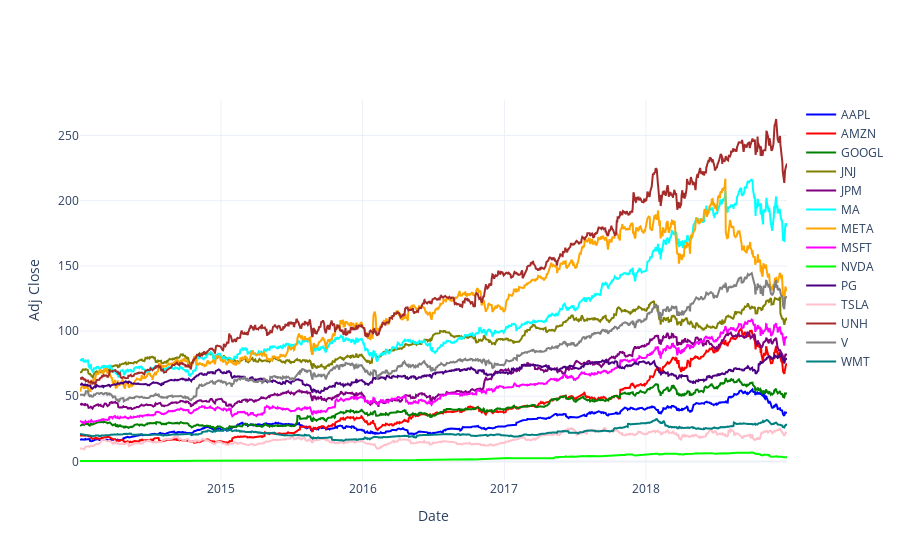

The code cell stored with this chart in its notebook:
### Markdown cell above
<font color=green><h2> 1.3 Returns Dynamics Over time</h2></font>

### Code cell
Colors=['blue','red','green','olive','purple','cyan','orange','magenta','lime','indigo','pink','brown','gray','teal']
Trace=list(np.ones(len(Tickers)))
for i in range(len(Tickers)):
  Trace[i] = go.Scatter(x=Stocks_AdjClose.index,y=Stocks_AdjClose.iloc[:,i],name=Stocks_AdjClose.columns[i],line=dict(color=Colors[i], width=2),marker=dict(size=2))

layout = go.Layout(xaxis = dict(title = 'Date'),yaxis = dict(title = 'Adj Close'),template = 'plotly_white' )

fig = go.Figure(data=Trace, layout=layout,)

fig.show()

### Figure 1 — Plotly figure (JSON) as saved in the notebook; plotly's stock layout.template omitted (floating-point values rounded to 4 significant figures; data arrays with more than 128 entries replaced by an {"elided": "..."} marker saying what was removed)
{"data": [{"line": {"color": "blue", "width": 2}, "marker": {"size": 2}, "name": "AAPL", "type": "scatter", "x": {"elided": "1258 str values"}, "y": {"elided": "1258 float values"}}, {"line": {"color": "red", "width": 2}, "marker": {"size": 2}, "name": "AMZN", "type": "scatter", "x": {"elided": "1258 str values"}, "y": {"elided": "1258 float values"}}, {"line": {"color": "green", "width": 2}, "marker": {"size": 2}, "name": "GOOGL", "type": "scatter", "x": {"elided": "1258 str values"}, "y": {"elided": "1258 float values"}}, {"line": {"color": "olive", "width": 2}, "marker": {"size": 2}, "name": "JNJ", "type": "scatter", "x": {"elided": "1258 str values"}, "y": {"elided": "1258 float values"}}, {"line": {"color": "purple", "width": 2}, "marker": {"size": 2}, "name": "JPM", "type": "scatter", "x": {"elided": "1258 str values"}, "y": {"elided": "1258 float values"}}, {"line": {"color": "cyan", "width": 2}, "marker": {"size": 2}, "name": "MA", "type": "scatter", "x": {"elided": "1258 str values"}, "y": {"elided": "1258 float values"}}, {"line": {"color": "orange", "width": 2}, "marker": {"size": 2}, "name": "META", "type": "scatter", "x": {"elided": "1258 str values"}, "y": {"elided": "1258 float values"}}, {"line": {"color": "magenta", "width": 2}, "marker": {"size": 2}, "name": "MSFT", "type": "scatter", "x": {"elided": "1258 str values"}, "y": {"elided": "1258 float values"}}, {"line": {"color": "lime", "width": 2}, "marker": {"size": 2}, "name": "NVDA", "type": "scatter", "x": {"elided": "1258 str values"}, "y": {"elided": "1258 float values"}}, {"line": {"color": "indigo", "width": 2}, "marker": {"size": 2}, "name": "PG", "type": "scatter", "x": {"elided": "1258 str values"}, "y": {"elided": "1258 float values"}}, {"line": {"color": "pink", "width": 2}, "marker": {"size": 2}, "name": "TSLA", "type": "scatter", "x": {"elided": "1258 str values"}, "y": {"elided": "1258 float values"}}, {"line": {"color": "brown", "width": 2}, "marker": {"size": 2}, "name": "UNH", "type": "scatter", "x": {"elided": "1258 str values"}, "y": {"elided": "1258 float values"}}, {"line": {"color": "gray", "width": 2}, "marker": {"size": 2}, "name": "V", "type": "scatter", "x": {"elided": "1258 str values"}, "y": {"elided": "1258 float values"}}, {"line": {"color": "teal", "width": 2}, "marker": {"size": 2}, "name": "WMT", "type": "scatter", "x": {"elided": "1258 str values"}, "y": {"elided": "1258 float values"}}], "layout": {"xaxis": {"title": {"text": "Date"}}, "yaxis": {"title": {"text": "Adj Close"}}}}
